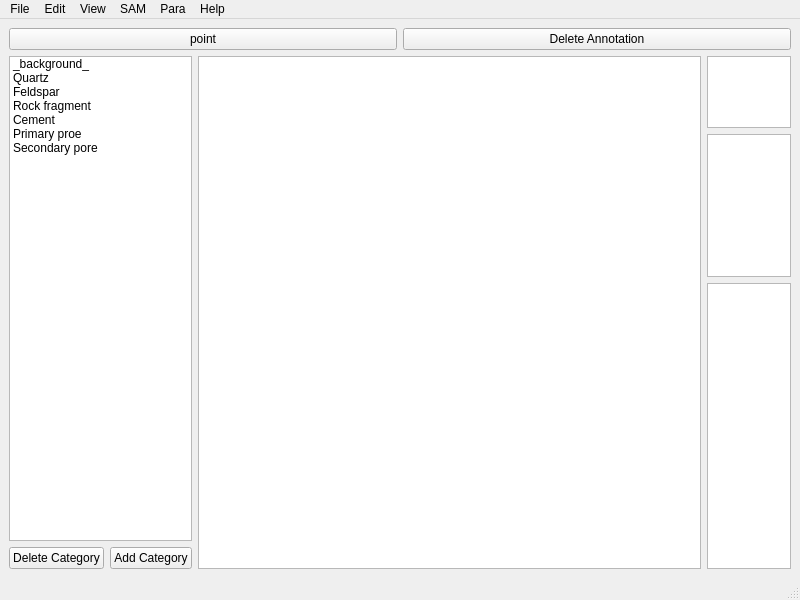
<?xml version="1.0" encoding="UTF-8"?>
<ui version="4.0">
 <class>MainWindow</class>
 <widget class="QMainWindow" name="MainWindow">
  <property name="geometry">
   <rect>
    <x>0</x>
    <y>0</y>
    <width>800</width>
    <height>600</height>
   </rect>
  </property>
  <property name="windowTitle">
   <string>SAM_Annotation</string>
  </property>
  <widget class="QWidget" name="centralwidget">
   <layout class="QHBoxLayout" name="horizontalLayout_4">
    <item>
     <layout class="QVBoxLayout" name="verticalLayout_3">
      <item>
       <layout class="QHBoxLayout" name="horizontalLayout_3">
        <item>
         <widget class="QPushButton" name="pointButton">
          <property name="text">
           <string>point</string>
          </property>
         </widget>
        </item>
        <item>
         <widget class="QPushButton" name="deleteButton2">
          <property name="text">
           <string>Delete Annotation</string>
          </property>
         </widget>
        </item>
       </layout>
      </item>
      <item>
       <layout class="QHBoxLayout" name="horizontalLayout_2" stretch="1,6,1">
        <item>
         <layout class="QVBoxLayout" name="verticalLayout" stretch="0,0">
          <item>
           <widget class="QListWidget" name="listWidget">
            <property name="sizePolicy">
             <sizepolicy hsizetype="Expanding" vsizetype="Expanding">
              <horstretch>0</horstretch>
              <verstretch>0</verstretch>
             </sizepolicy>
            </property>
            <item>
             <property name="text">
              <string>_background_</string>
             </property>
            </item>
            <item>
             <property name="text">
              <string>Quartz</string>
             </property>
             <property name="foreground">
              <brush brushstyle="NoBrush">
               <color alpha="255">
                <red>0</red>
                <green>0</green>
                <blue>0</blue>
               </color>
              </brush>
             </property>
            </item>
            <item>
             <property name="text">
              <string>Feldspar</string>
             </property>
            </item>
            <item>
             <property name="text">
              <string>Rock fragment</string>
             </property>
            </item>
            <item>
             <property name="text">
              <string>Cement</string>
             </property>
            </item>
            <item>
             <property name="text">
              <string>Primary proe</string>
             </property>
            </item>
            <item>
             <property name="text">
              <string>Secondary pore</string>
             </property>
            </item>
           </widget>
          </item>
          <item>
           <layout class="QHBoxLayout" name="horizontalLayout">
            <item>
             <widget class="QPushButton" name="deleteButton">
              <property name="text">
               <string>Delete Category</string>
              </property>
             </widget>
            </item>
            <item>
             <widget class="QPushButton" name="addButton">
              <property name="text">
               <string>Add Category</string>
              </property>
             </widget>
            </item>
           </layout>
          </item>
         </layout>
        </item>
        <item>
         <widget class="QGraphicsView" name="graphicsView">
          <property name="sizePolicy">
           <sizepolicy hsizetype="Expanding" vsizetype="Expanding">
            <horstretch>0</horstretch>
            <verstretch>0</verstretch>
           </sizepolicy>
          </property>
         </widget>
        </item>
        <item>
         <layout class="QVBoxLayout" name="verticalLayout_2" stretch="1,2,4">
          <item>
           <widget class="QTextEdit" name="textEdit"/>
          </item>
          <item>
           <widget class="QListWidget" name="listWidget2"/>
          </item>
          <item>
           <widget class="QListWidget" name="listWidget3"/>
          </item>
         </layout>
        </item>
       </layout>
      </item>
     </layout>
    </item>
   </layout>
  </widget>
  <widget class="QStatusBar" name="statusbar"/>
  <widget class="QMenuBar" name="menubar">
   <property name="geometry">
    <rect>
     <x>0</x>
     <y>0</y>
     <width>800</width>
     <height>22</height>
    </rect>
   </property>
   <widget class="QMenu" name="menu">
    <property name="title">
     <string>File</string>
    </property>
    <addaction name="openFile"/>
    <addaction name="saveFile"/>
   </widget>
   <widget class="QMenu" name="menuEdit">
    <property name="title">
     <string>Edit</string>
    </property>
   </widget>
   <widget class="QMenu" name="menuView">
    <property name="title">
     <string>View</string>
    </property>
   </widget>
   <widget class="QMenu" name="menuSAM">
    <property name="title">
     <string>SAM</string>
    </property>
   </widget>
   <widget class="QMenu" name="menuPara">
    <property name="title">
     <string>Para</string>
    </property>
   </widget>
   <widget class="QMenu" name="menuHelp">
    <property name="title">
     <string>Help</string>
    </property>
   </widget>
   <addaction name="menu"/>
   <addaction name="menuEdit"/>
   <addaction name="menuView"/>
   <addaction name="menuSAM"/>
   <addaction name="menuPara"/>
   <addaction name="menuHelp"/>
  </widget>
  <action name="openFile">
   <property name="text">
    <string>Folder</string>
   </property>
  </action>
  <action name="saveFile">
   <property name="text">
    <string>save</string>
   </property>
  </action>
 </widget>
 <resources/>
 <connections/>
</ui>
